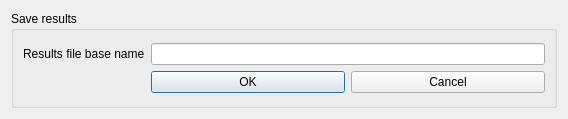
<?xml version="1.0" encoding="UTF-8"?>
<ui version="4.0">
 <class>Dialog</class>
 <widget class="QDialog" name="Dialog">
  <property name="geometry">
   <rect>
    <x>0</x>
    <y>0</y>
    <width>568</width>
    <height>119</height>
   </rect>
  </property>
  <property name="windowTitle">
   <string>Dialog</string>
  </property>
  <layout class="QGridLayout" name="gridLayout_3">
   <item row="0" column="0">
    <widget class="QGroupBox" name="sfrBox">
     <property name="title">
      <string>Save results</string>
     </property>
     <layout class="QGridLayout" name="gridLayout">
      <item row="0" column="0">
       <layout class="QGridLayout" name="gridLayout_2">
        <item row="3" column="3">
         <layout class="QHBoxLayout" name="horizontalLayout">
          <item>
           <widget class="QPushButton" name="ok">
            <property name="text">
             <string>OK</string>
            </property>
           </widget>
          </item>
          <item>
           <widget class="QPushButton" name="cancel">
            <property name="text">
             <string>Cancel</string>
            </property>
           </widget>
          </item>
         </layout>
        </item>
        <item row="2" column="2">
         <widget class="QLabel" name="label">
          <property name="text">
           <string>Results file base name</string>
          </property>
         </widget>
        </item>
        <item row="3" column="1">
         <layout class="QHBoxLayout" name="horizontalLayout_3"/>
        </item>
        <item row="2" column="1">
         <layout class="QHBoxLayout" name="horizontalLayout_12"/>
        </item>
        <item row="2" column="3">
         <widget class="QLineEdit" name="filename"/>
        </item>
       </layout>
      </item>
     </layout>
    </widget>
   </item>
  </layout>
 </widget>
 <resources/>
 <connections/>
</ui>
